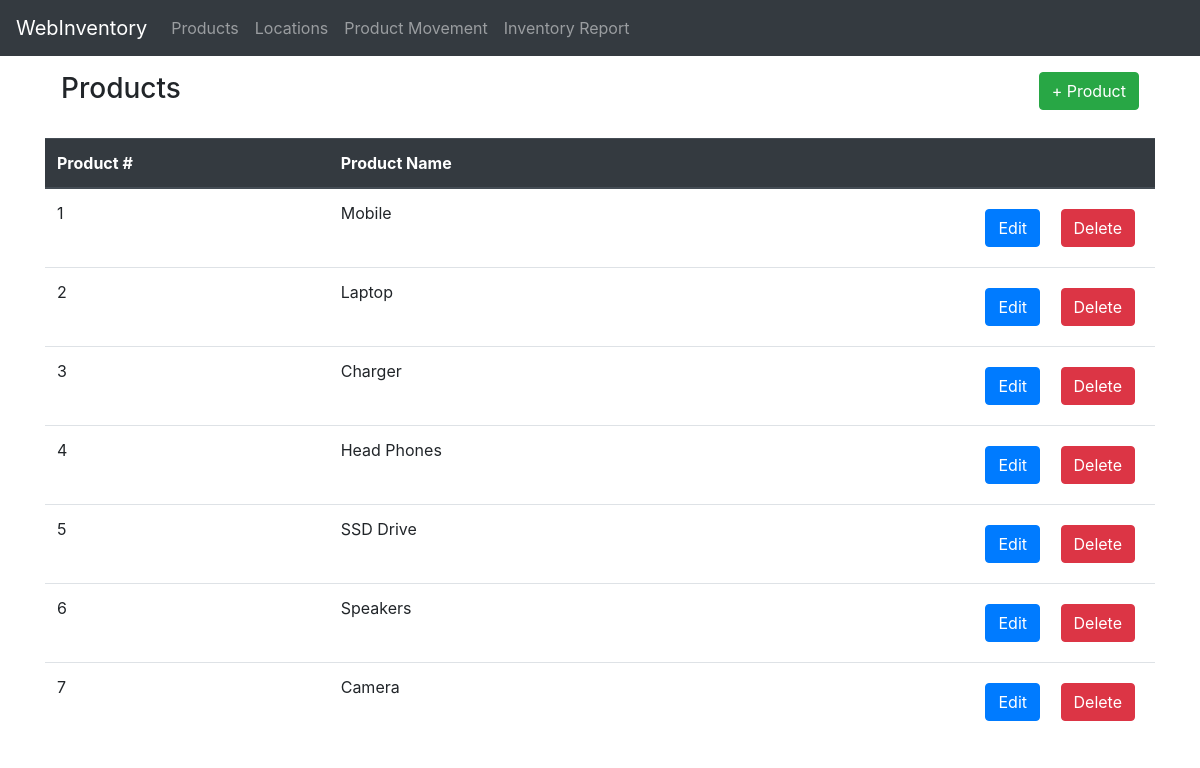
The page /product on the database as committed earlier.
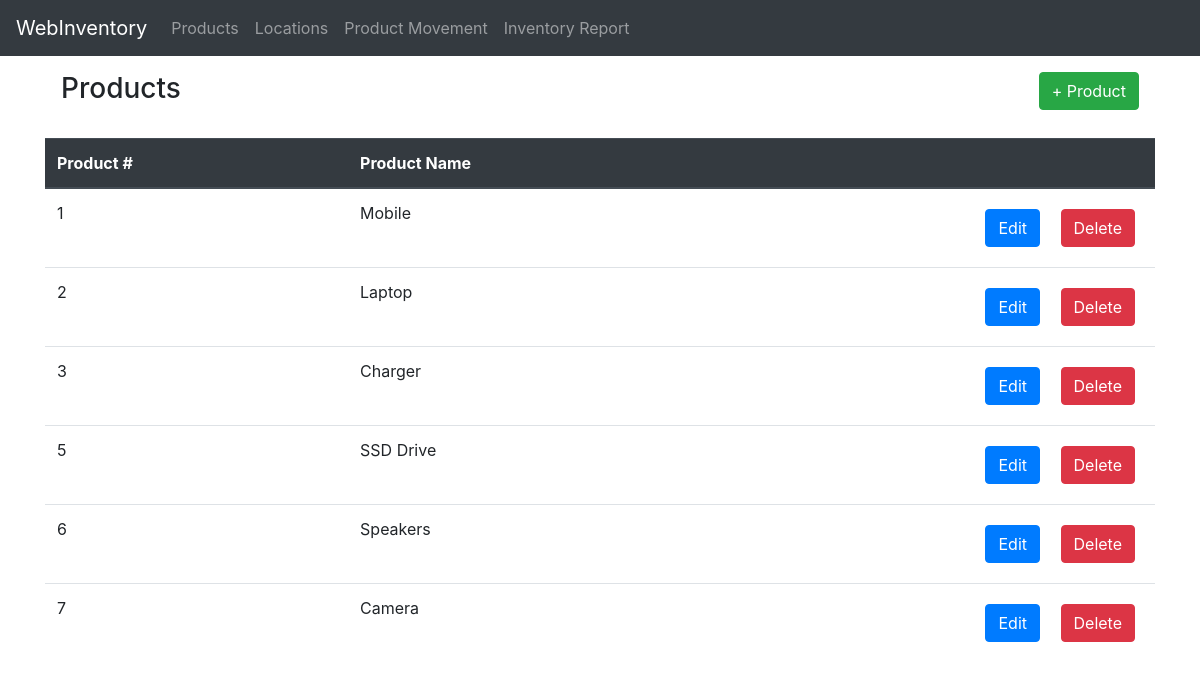
The same page on the database as committed later.
### app.py (models this page shows, shortened)
class Product(db.Model):
    __tablename__ = "Product"
    product_id = db.Column(db.Integer, primary_key=True)
    product_name = db.Column(db.String(100), nullable=False)

### app.py (the view)
@app.route('/product')
def view_product():
    return render_template('product.html', products=Product.query.all())

### templates/product.html
{% extends 'base.html' %} {% block head %} {% endblock %} {% block body %}
{% if products %}
<div class="m-3">
	<h3 class="d-inline-block"> Products</h3>
	<a href="/product/add" class="btn btn-success float-right d-inline-block ">+ Product</a>
</div>
<table class="table mt-4">
	<thead class="thead-dark">
		<tr>
			<th scope="col">Product #</th>
			<th scope="col">Product Name</th>
		</tr>
	</thead>
	<tbody>
		{% for product in products %}
		<tr>
			<td scope="row">
				{{product.product_id}}
			</td>
			<td scope="row">
				{{product.product_name}}
				<div class="float-right">
					<a href="/product/edit/{{product.product_id}}" class="btn btn-primary  m-2">Edit</a>
					<a href="/product/delete/{{product.product_id}}" class="btn btn-danger m-2">Delete</a>
				</div>
			</td>
		</tr>
		{% endfor%}
	</tbody>
</table>
{% else %}
<div class="m-3">
	<h3 class="d-inline-block"> You have no products in you Inventory.</h3>
	<a href="/product/add" class="btn btn-success float-right d-inline-block ">+ Product</a>
</div>
{% endif %}
{% endblock %}

### templates/base.html (shortened to what this page needs)
<!DOCTYPE html>
<html lang="en">
	<head>
		<link
			rel="stylesheet"
			href="https://stackpath.bootstrapcdn.com/bootstrap/4.5.0/css/bootstrap.min.css"
		/>
	</head>
	<body>
		<nav class="navbar navbar-expand-lg navbar-dark bg-dark">
			<a class="navbar-brand" href="/">WebInventory</a>
			<div class="collapse navbar-collapse" id="navbarSupportedContent">
				<ul class="navbar-nav mr-auto">
					<li class="nav-item">
						<a class="nav-link" href="/product">Products</a>
					</li>
					<li class="nav-item">
						<a class="nav-link" href="/location">Locations</a>
					</li>
					<li class="nav-item">
						<a class="nav-link" href="/product-movement">Product Movement</a>
					</li>
					<li class="nav-item">
						<a class="nav-link" href="/report">Inventory Report</a>
					</li>
				</ul>
			</div>
		</nav>
		<div class="container">
			{% block body %} {% endblock %}
		</div>
	</body>
</html>

Rows that differ between the two databases and show on the page:
removed Product: product_id "4", product_name "Head Phones"
